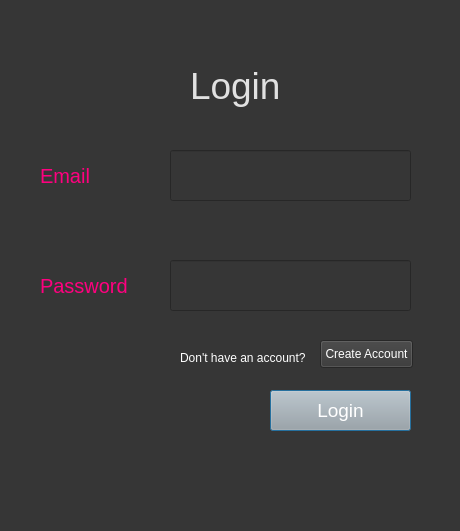
<?xml version="1.0" encoding="UTF-8"?>
<ui version="4.0">
 <class>Dialog</class>
 <widget class="QDialog" name="Dialog">
  <property name="geometry">
   <rect>
    <x>0</x>
    <y>0</y>
    <width>460</width>
    <height>531</height>
   </rect>
  </property>
  <property name="windowTitle">
   <string>Dialog</string>
  </property>
  <property name="styleSheet">
   <string notr="true">background-color: rgb(54, 54, 54);</string>
  </property>
  <widget class="QLabel" name="label">
   <property name="geometry">
    <rect>
     <x>190</x>
     <y>50</y>
     <width>121</width>
     <height>71</height>
    </rect>
   </property>
   <property name="styleSheet">
    <string notr="true">color:rgb(225, 225, 225); font-size:28pt;</string>
   </property>
   <property name="text">
    <string>Login</string>
   </property>
  </widget>
  <widget class="QLabel" name="label_2">
   <property name="geometry">
    <rect>
     <x>40</x>
     <y>160</y>
     <width>101</width>
     <height>31</height>
    </rect>
   </property>
   <property name="styleSheet">
    <string notr="true">font-size:15pt; color:rgb(255, 0, 127)</string>
   </property>
   <property name="text">
    <string>Email</string>
   </property>
  </widget>
  <widget class="QLineEdit" name="email">
   <property name="geometry">
    <rect>
     <x>170</x>
     <y>150</y>
     <width>241</width>
     <height>51</height>
    </rect>
   </property>
   <property name="styleSheet">
    <string notr="true">font-size:14pt; color:rgb(243, 243, 243)</string>
   </property>
  </widget>
  <widget class="QLineEdit" name="password">
   <property name="geometry">
    <rect>
     <x>170</x>
     <y>260</y>
     <width>241</width>
     <height>51</height>
    </rect>
   </property>
   <property name="styleSheet">
    <string notr="true">font-size:14pt; color:rgb(243, 243, 243)</string>
   </property>
   <property name="text">
    <string/>
   </property>
  </widget>
  <widget class="QLabel" name="label_3">
   <property name="geometry">
    <rect>
     <x>40</x>
     <y>270</y>
     <width>111</width>
     <height>31</height>
    </rect>
   </property>
   <property name="styleSheet">
    <string notr="true">font-size:15pt; color:rgb(255, 0, 127)</string>
   </property>
   <property name="text">
    <string>Password</string>
   </property>
  </widget>
  <widget class="QPushButton" name="loginbutton">
   <property name="geometry">
    <rect>
     <x>270</x>
     <y>390</y>
     <width>141</width>
     <height>41</height>
    </rect>
   </property>
   <property name="styleSheet">
    <string notr="true">background-color: rgb(167, 168, 167); font-size:14pt; color:rgb(255, 255, 255)</string>
   </property>
   <property name="text">
    <string>Login</string>
   </property>
  </widget>
  <widget class="QLabel" name="label_4">
   <property name="geometry">
    <rect>
     <x>180</x>
     <y>350</y>
     <width>171</width>
     <height>16</height>
    </rect>
   </property>
   <property name="styleSheet">
    <string notr="true">color:rgb(255, 255, 255)</string>
   </property>
   <property name="text">
    <string>Don't have an account?</string>
   </property>
  </widget>
  <widget class="QPushButton" name="createaccbutton">
   <property name="geometry">
    <rect>
     <x>320</x>
     <y>340</y>
     <width>93</width>
     <height>28</height>
    </rect>
   </property>
   <property name="styleSheet">
    <string notr="true">color:rgb(255, 255, 255)</string>
   </property>
   <property name="text">
    <string>Create Account</string>
   </property>
  </widget>
 </widget>
 <resources/>
 <connections/>
</ui>
